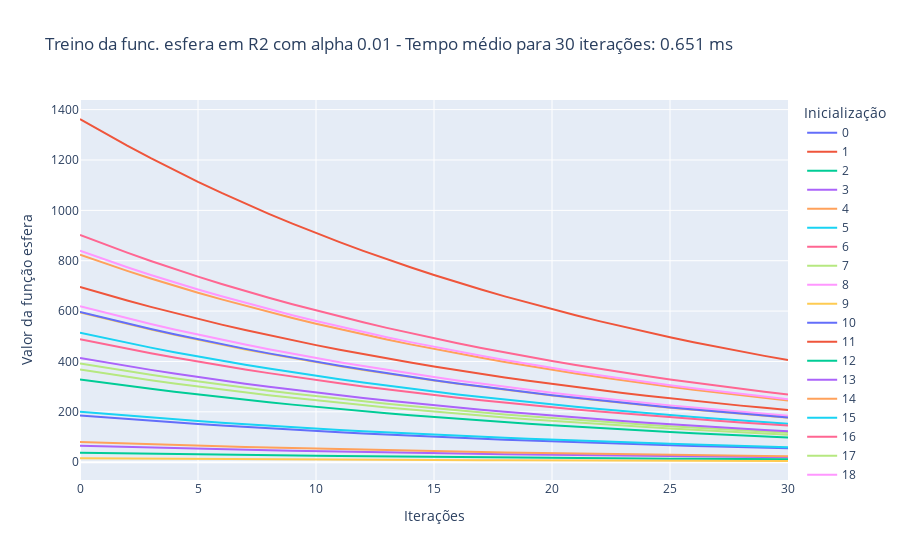

Notebook code for this chart:
### Markdown cell above
Caso 1.2: $\alpha$ = 0.01, treinamento por 30 iterações

### Code cell
treina_gradiente(1e-2, 2, 'esfera', 30)

### Figure 1 — Plotly figure (JSON) as saved in the notebook; plotly's stock layout.template omitted (floating-point values rounded to 4 significant figures)
{"data": [{"hovertemplate": "variable=0<br>index=%{x}<br>value=%{y}<extra></extra>", "legendgroup": "0", "line": {"color": "#636efa", "dash": "solid"}, "marker": {"symbol": "circle"}, "mode": "lines", "name": "0", "orientation": "v", "showlegend": true, "type": "scatter", "x": [0, 1, 2, 3, 4, 5, 6, 7, 8, 9, 10, 11, 12, 13, 14, 15, 16, 17, 18, 19, 20, 21, 22, 23, 24, 25, 26, 27, 28, 29, 30], "xaxis": "x", "y": [185.2, 177.9, 170.8, 164.1, 157.6, 151.3, 145.3, 139.6, 134.0, 128.7, 123.6, 118.7, 114.0, 109.5, 105.2, 101.0, 97.02, 93.18, 89.49, 85.95, 82.54, 79.27, 76.14, 73.12, 70.23, 67.44, 64.77, 62.21, 59.74, 57.38, 55.11], "yaxis": "y"}, {"hovertemplate": "variable=1<br>index=%{x}<br>value=%{y}<extra></extra>", "legendgroup": "1", "line": {"color": "#EF553B", "dash": "solid"}, "marker": {"symbol": "circle"}, "mode": "lines", "name": "1", "orientation": "v", "showlegend": true, "type": "scatter", "x": [0, 1, 2, 3, 4, 5, 6, 7, 8, 9, 10, 11, 12, 13, 14, 15, 16, 17, 18, 19, 20, 21, 22, 23, 24, 25, 26, 27, 28, 29, 30], "xaxis": "x", "y": [1363.0, 1309.0, 1257.0, 1207.0, 1159.0, 1113.0, 1069.0, 1027.0, 986.4, 947.3, 909.8, 873.8, 839.2, 805.9, 774.0, 743.4, 713.9, 685.7, 658.5, 632.4, 607.4, 583.3, 560.2, 538.0, 516.7, 496.3, 476.6, 457.8, 439.6, 422.2, 405.5], "yaxis": "y"}, {"hovertemplate": "variable=2<br>index=%{x}<br>value=%{y}<extra></extra>", "legendgroup": "2", "line": {"color": "#00cc96", "dash": "solid"}, "marker": {"symbol": "circle"}, "mode": "lines", "name": "2", "orientation": "v", "showlegend": true, "type": "scatter", "x": [0, 1, 2, 3, 4, 5, 6, 7, 8, 9, 10, 11, 12, 13, 14, 15, 16, 17, 18, 19, 20, 21, 22, 23, 24, 25, 26, 27, 28, 29, 30], "xaxis": "x", "y": [328.9, 315.8, 303.3, 291.3, 279.8, 268.7, 258.1, 247.9, 238.0, 228.6, 219.6, 210.9, 202.5, 194.5, 186.8, 179.4, 172.3, 165.5, 158.9, 152.6, 146.6, 140.8, 135.2, 129.8, 124.7, 119.8, 115.0, 110.5, 106.1, 101.9, 97.86], "yaxis": "y"}, {"hovertemplate": "variable=3<br>index=%{x}<br>value=%{y}<extra></extra>", "legendgroup": "3", "line": {"color": "#ab63fa", "dash": "solid"}, "marker": {"symbol": "circle"}, "mode": "lines", "name": "3", "orientation": "v", "showlegend": true, "type": "scatter", "x": [0, 1, 2, 3, 4, 5, 6, 7, 8, 9, 10, 11, 12, 13, 14, 15, 16, 17, 18, 19, 20, 21, 22, 23, 24, 25, 26, 27, 28, 29, 30], "xaxis": "x", "y": [65.67, 63.06, 60.57, 58.17, 55.87, 53.65, 51.53, 49.49, 47.53, 45.65, 43.84, 42.1, 40.44, 38.83, 37.3, 35.82, 34.4, 33.04, 31.73, 30.47, 29.27, 28.11, 26.99, 25.93, 24.9, 23.91, 22.97, 22.06, 21.18, 20.34, 19.54], "yaxis": "y"}, {"hovertemplate": "variable=4<br>index=%{x}<br>value=%{y}<extra></extra>", "legendgroup": "4", "line": {"color": "#FFA15A", "dash": "solid"}, "marker": {"symbol": "circle"}, "mode": "lines", "name": "4", "orientation": "v", "showlegend": true, "type": "scatter", "x": [0, 1, 2, 3, 4, 5, 6, 7, 8, 9, 10, 11, 12, 13, 14, 15, 16, 17, 18, 19, 20, 21, 22, 23, 24, 25, 26, 27, 28, 29, 30], "xaxis": "x", "y": [80.23, 77.05, 74.0, 71.07, 68.25, 65.55, 62.95, 60.46, 58.07, 55.77, 53.56, 51.44, 49.4, 47.45, 45.57, 43.76, 42.03, 40.36, 38.77, 37.23, 35.76, 34.34, 32.98, 31.67, 30.42, 29.22, 28.06, 26.95, 25.88, 24.86, 23.87], "yaxis": "y"}, {"hovertemplate": "variable=5<br>index=%{x}<br>value=%{y}<extra></extra>", "legendgroup": "5", "line": {"color": "#19d3f3", "dash": "solid"}, "marker": {"symbol": "circle"}, "mode": "lines", "name": "5", "orientation": "v", "showlegend": true, "type": "scatter", "x": [0, 1, 2, 3, 4, 5, 6, 7, 8, 9, 10, 11, 12, 13, 14, 15, 16, 17, 18, 19, 20, 21, 22, 23, 24, 25, 26, 27, 28, 29, 30], "xaxis": "x", "y": [513.6, 493.3, 473.7, 455.0, 437.0, 419.7, 403.0, 387.1, 371.8, 357.0, 342.9, 329.3, 316.3, 303.8, 291.7, 280.2, 269.1, 258.4, 248.2, 238.4, 228.9, 219.9, 211.1, 202.8, 194.8, 187.0, 179.6, 172.5, 165.7, 159.1, 152.8], "yaxis": "y"}, {"hovertemplate": "variable=6<br>index=%{x}<br>value=%{y}<extra></extra>", "legendgroup": "6", "line": {"color": "#FF6692", "dash": "solid"}, "marker": {"symbol": "circle"}, "mode": "lines", "name": "6", "orientation": "v", "showlegend": true, "type": "scatter", "x": [0, 1, 2, 3, 4, 5, 6, 7, 8, 9, 10, 11, 12, 13, 14, 15, 16, 17, 18, 19, 20, 21, 22, 23, 24, 25, 26, 27, 28, 29, 30], "xaxis": "x", "y": [902.0, 866.3, 832.0, 799.0, 767.4, 737.0, 707.8, 679.8, 652.9, 627.0, 602.2, 578.3, 555.4, 533.4, 512.3, 492.0, 472.5, 453.8, 435.9, 418.6, 402.0, 386.1, 370.8, 356.1, 342.0, 328.5, 315.5, 303.0, 291.0, 279.5, 268.4], "yaxis": "y"}, {"hovertemplate": "variable=7<br>index=%{x}<br>value=%{y}<extra></extra>", "legendgroup": "7", "line": {"color": "#B6E880", "dash": "solid"}, "marker": {"symbol": "circle"}, "mode": "lines", "name": "7", "orientation": "v", "showlegend": true, "type": "scatter", "x": [0, 1, 2, 3, 4, 5, 6, 7, 8, 9, 10, 11, 12, 13, 14, 15, 16, 17, 18, 19, 20, 21, 22, 23, 24, 25, 26, 27, 28, 29, 30], "xaxis": "x", "y": [392.3, 376.7, 361.8, 347.5, 333.7, 320.5, 307.8, 295.6, 283.9, 272.7, 261.9, 251.5, 241.6, 232.0, 222.8, 214.0, 205.5, 197.4, 189.5, 182.0, 174.8, 167.9, 161.3, 154.9, 148.7, 142.9, 137.2, 131.8, 126.5, 121.5, 116.7], "yaxis": "y"}, {"hovertemplate": "variable=8<br>index=%{x}<br>value=%{y}<extra></extra>", "legendgroup": "8", "line": {"color": "#FF97FF", "dash": "solid"}, "marker": {"symbol": "circle"}, "mode": "lines", "name": "8", "orientation": "v", "showlegend": true, "type": "scatter", "x": [0, 1, 2, 3, 4, 5, 6, 7, 8, 9, 10, 11, 12, 13, 14, 15, 16, 17, 18, 19, 20, 21, 22, 23, 24, 25, 26, 27, 28, 29, 30], "xaxis": "x", "y": [619.6, 595.0, 571.5, 548.9, 527.1, 506.2, 486.2, 466.9, 448.5, 430.7, 413.6, 397.3, 381.5, 366.4, 351.9, 338.0, 324.6, 311.7, 299.4, 287.5, 276.1, 265.2, 254.7, 244.6, 234.9, 225.6, 216.7, 208.1, 199.9, 192.0, 184.4], "yaxis": "y"}, {"hovertemplate": "variable=9<br>index=%{x}<br>value=%{y}<extra></extra>", "legendgroup": "9", "line": {"color": "#FECB52", "dash": "solid"}, "marker": {"symbol": "circle"}, "mode": "lines", "name": "9", "orientation": "v", "showlegend": true, "type": "scatter", "x": [0, 1, 2, 3, 4, 5, 6, 7, 8, 9, 10, 11, 12, 13, 14, 15, 16, 17, 18, 19, 20, 21, 22, 23, 24, 25, 26, 27, 28, 29, 30], "xaxis": "x", "y": [594.2, 570.7, 548.1, 526.4, 505.5, 485.5, 466.3, 447.8, 430.1, 413.1, 396.7, 381.0, 365.9, 351.4, 337.5, 324.1, 311.3, 299.0, 287.1, 275.8, 264.8, 254.4, 244.3, 234.6, 225.3, 216.4, 207.8, 199.6, 191.7, 184.1, 176.8], "yaxis": "y"}, {"hovertemplate": "variable=10<br>index=%{x}<br>value=%{y}<extra></extra>", "legendgroup": "10", "line": {"color": "#636efa", "dash": "solid"}, "marker": {"symbol": "circle"}, "mode": "lines", "name": "10", "orientation": "v", "showlegend": true, "type": "scatter", "x": [0, 1, 2, 3, 4, 5, 6, 7, 8, 9, 10, 11, 12, 13, 14, 15, 16, 17, 18, 19, 20, 21, 22, 23, 24, 25, 26, 27, 28, 29, 30], "xaxis": "x", "y": [597.0, 573.3, 550.6, 528.8, 507.9, 487.8, 468.5, 449.9, 432.1, 415.0, 398.5, 382.8, 367.6, 353.0, 339.1, 325.6, 312.7, 300.4, 288.5, 277.0, 266.1, 255.5, 245.4, 235.7, 226.4, 217.4, 208.8, 200.5, 192.6, 185.0, 177.6], "yaxis": "y"}, {"hovertemplate": "variable=11<br>index=%{x}<br>value=%{y}<extra></extra>", "legendgroup": "11", "line": {"color": "#EF553B", "dash": "solid"}, "marker": {"symbol": "circle"}, "mode": "lines", "name": "11", "orientation": "v", "showlegend": true, "type": "scatter", "x": [0, 1, 2, 3, 4, 5, 6, 7, 8, 9, 10, 11, 12, 13, 14, 15, 16, 17, 18, 19, 20, 21, 22, 23, 24, 25, 26, 27, 28, 29, 30], "xaxis": "x", "y": [696.2, 668.7, 642.2, 616.8, 592.3, 568.9, 546.3, 524.7, 503.9, 484.0, 464.8, 446.4, 428.7, 411.8, 395.4, 379.8, 364.7, 350.3, 336.4, 323.1, 310.3, 298.0, 286.2, 274.9, 264.0, 253.5, 243.5, 233.9, 224.6, 215.7, 207.2], "yaxis": "y"}, {"hovertemplate": "variable=12<br>index=%{x}<br>value=%{y}<extra></extra>", "legendgroup": "12", "line": {"color": "#00cc96", "dash": "solid"}, "marker": {"symbol": "circle"}, "mode": "lines", "name": "12", "orientation": "v", "showlegend": true, "type": "scatter", "x": [0, 1, 2, 3, 4, 5, 6, 7, 8, 9, 10, 11, 12, 13, 14, 15, 16, 17, 18, 19, 20, 21, 22, 23, 24, 25, 26, 27, 28, 29, 30], "xaxis": "x", "y": [37.67, 36.18, 34.75, 33.37, 32.05, 30.78, 29.56, 28.39, 27.27, 26.19, 25.15, 24.15, 23.2, 22.28, 21.4, 20.55, 19.73, 18.95, 18.2, 17.48, 16.79, 16.12, 15.49, 14.87, 14.28, 13.72, 13.18, 12.65, 12.15, 11.67, 11.21], "yaxis": "y"}, {"hovertemplate": "variable=13<br>index=%{x}<br>value=%{y}<extra></extra>", "legendgroup": "13", "line": {"color": "#ab63fa", "dash": "solid"}, "marker": {"symbol": "circle"}, "mode": "lines", "name": "13", "orientation": "v", "showlegend": true, "type": "scatter", "x": [0, 1, 2, 3, 4, 5, 6, 7, 8, 9, 10, 11, 12, 13, 14, 15, 16, 17, 18, 19, 20, 21, 22, 23, 24, 25, 26, 27, 28, 29, 30], "xaxis": "x", "y": [413.8, 397.4, 381.7, 366.5, 352.0, 338.1, 324.7, 311.8, 299.5, 287.6, 276.2, 265.3, 254.8, 244.7, 235.0, 225.7, 216.8, 208.2, 199.9, 192.0, 184.4, 177.1, 170.1, 163.4, 156.9, 150.7, 144.7, 139.0, 133.5, 128.2, 123.1], "yaxis": "y"}, {"hovertemplate": "variable=14<br>index=%{x}<br>value=%{y}<extra></extra>", "legendgroup": "14", "line": {"color": "#FFA15A", "dash": "solid"}, "marker": {"symbol": "circle"}, "mode": "lines", "name": "14", "orientation": "v", "showlegend": true, "type": "scatter", "x": [0, 1, 2, 3, 4, 5, 6, 7, 8, 9, 10, 11, 12, 13, 14, 15, 16, 17, 18, 19, 20, 21, 22, 23, 24, 25, 26, 27, 28, 29, 30], "xaxis": "x", "y": [823.7, 791.1, 759.8, 729.7, 700.8, 673.0, 646.4, 620.8, 596.2, 572.6, 549.9, 528.2, 507.2, 487.2, 467.9, 449.3, 431.5, 414.4, 398.0, 382.3, 367.1, 352.6, 338.6, 325.2, 312.3, 300.0, 288.1, 276.7, 265.7, 255.2, 245.1], "yaxis": "y"}, {"hovertemplate": "variable=15<br>index=%{x}<br>value=%{y}<extra></extra>", "legendgroup": "15", "line": {"color": "#19d3f3", "dash": "solid"}, "marker": {"symbol": "circle"}, "mode": "lines", "name": "15", "orientation": "v", "showlegend": true, "type": "scatter", "x": [0, 1, 2, 3, 4, 5, 6, 7, 8, 9, 10, 11, 12, 13, 14, 15, 16, 17, 18, 19, 20, 21, 22, 23, 24, 25, 26, 27, 28, 29, 30], "xaxis": "x", "y": [199.9, 192.0, 184.3, 177.0, 170.0, 163.3, 156.8, 150.6, 144.7, 138.9, 133.4, 128.1, 123.1, 118.2, 113.5, 109.0, 104.7, 100.6, 96.58, 92.75, 89.08, 85.55, 82.16, 78.91, 75.79, 72.78, 69.9, 67.13, 64.48, 61.92, 59.47], "yaxis": "y"}, {"hovertemplate": "variable=16<br>index=%{x}<br>value=%{y}<extra></extra>", "legendgroup": "16", "line": {"color": "#FF6692", "dash": "solid"}, "marker": {"symbol": "circle"}, "mode": "lines", "name": "16", "orientation": "v", "showlegend": true, "type": "scatter", "x": [0, 1, 2, 3, 4, 5, 6, 7, 8, 9, 10, 11, 12, 13, 14, 15, 16, 17, 18, 19, 20, 21, 22, 23, 24, 25, 26, 27, 28, 29, 30], "xaxis": "x", "y": [488.7, 469.3, 450.7, 432.9, 415.7, 399.3, 383.5, 368.3, 353.7, 339.7, 326.2, 313.3, 300.9, 289.0, 277.5, 266.6, 256.0, 245.9, 236.1, 226.8, 217.8, 209.2, 200.9, 192.9, 185.3, 178.0, 170.9, 164.1, 157.6, 151.4, 145.4], "yaxis": "y"}, {"hovertemplate": "variable=17<br>index=%{x}<br>value=%{y}<extra></extra>", "legendgroup": "17", "line": {"color": "#B6E880", "dash": "solid"}, "marker": {"symbol": "circle"}, "mode": "lines", "name": "17", "orientation": "v", "showlegend": true, "type": "scatter", "x": [0, 1, 2, 3, 4, 5, 6, 7, 8, 9, 10, 11, 12, 13, 14, 15, 16, 17, 18, 19, 20, 21, 22, 23, 24, 25, 26, 27, 28, 29, 30], "xaxis": "x", "y": [367.7, 353.1, 339.1, 325.7, 312.8, 300.4, 288.5, 277.1, 266.1, 255.6, 245.5, 235.7, 226.4, 217.4, 208.8, 200.6, 192.6, 185.0, 177.7, 170.6, 163.9, 157.4, 151.1, 145.2, 139.4, 133.9, 128.6, 123.5, 118.6, 113.9, 109.4], "yaxis": "y"}, {"hovertemplate": "variable=18<br>index=%{x}<br>value=%{y}<extra></extra>", "legendgroup": "18", "line": {"color": "#FF97FF", "dash": "solid"}, "marker": {"symbol": "circle"}, "mode": "lines", "name": "18", "orientation": "v", "showlegend": true, "type": "scatter", "x": [0, 1, 2, 3, 4, 5, 6, 7, 8, 9, 10, 11, 12, 13, 14, 15, 16, 17, 18, 19, 20, 21, 22, 23, 24, 25, 26, 27, 28, 29, 30], "xaxis": "x", "y": [839.4, 806.2, 774.3, 743.6, 714.2, 685.9, 658.7, 632.6, 607.6, 583.5, 560.4, 538.2, 516.9, 496.4, 476.8, 457.9, 439.8, 422.3, 405.6, 389.6, 374.1, 359.3, 345.1, 331.4, 318.3, 305.7, 293.6, 282.0, 270.8, 260.1, 249.8], "yaxis": "y"}, {"hovertemplate": "variable=19<br>index=%{x}<br>value=%{y}<extra></extra>", "legendgroup": "19", "line": {"color": "#FECB52", "dash": "solid"}, "marker": {"symbol": "circle"}, "mode": "lines", "name": "19", "orientation": "v", "showlegend": true, "type": "scatter", "x": [0, 1, 2, 3, 4, 5, 6, 7, 8, 9, 10, 11, 12, 13, 14, 15, 16, 17, 18, 19, 20, 21, 22, 23, 24, 25, 26, 27, 28, 29, 30], "xaxis": "x", "y": [15.86, 15.24, 14.63, 14.05, 13.5, 12.96, 12.45, 11.96, 11.48, 11.03, 10.59, 10.17, 9.768, 9.382, 9.01, 8.653, 8.311, 7.982, 7.665, 7.362, 7.07, 6.79, 6.522, 6.263, 6.015, 5.777, 5.548, 5.329, 5.118, 4.915, 4.72], "yaxis": "y"}], "layout": {"legend": {"title": {"text": "Inicialização"}, "tracegroupgap": 0}, "title": {"text": "Treino da func. esfera em R2 com alpha 0.01 - Tempo médio para 30 iterações: 0.651 ms"}, "xaxis": {"anchor": "y", "domain": [0, 1], "title": {"text": "Iterações"}}, "yaxis": {"anchor": "x", "domain": [0, 1], "title": {"text": "Valor da função esfera"}}}}
